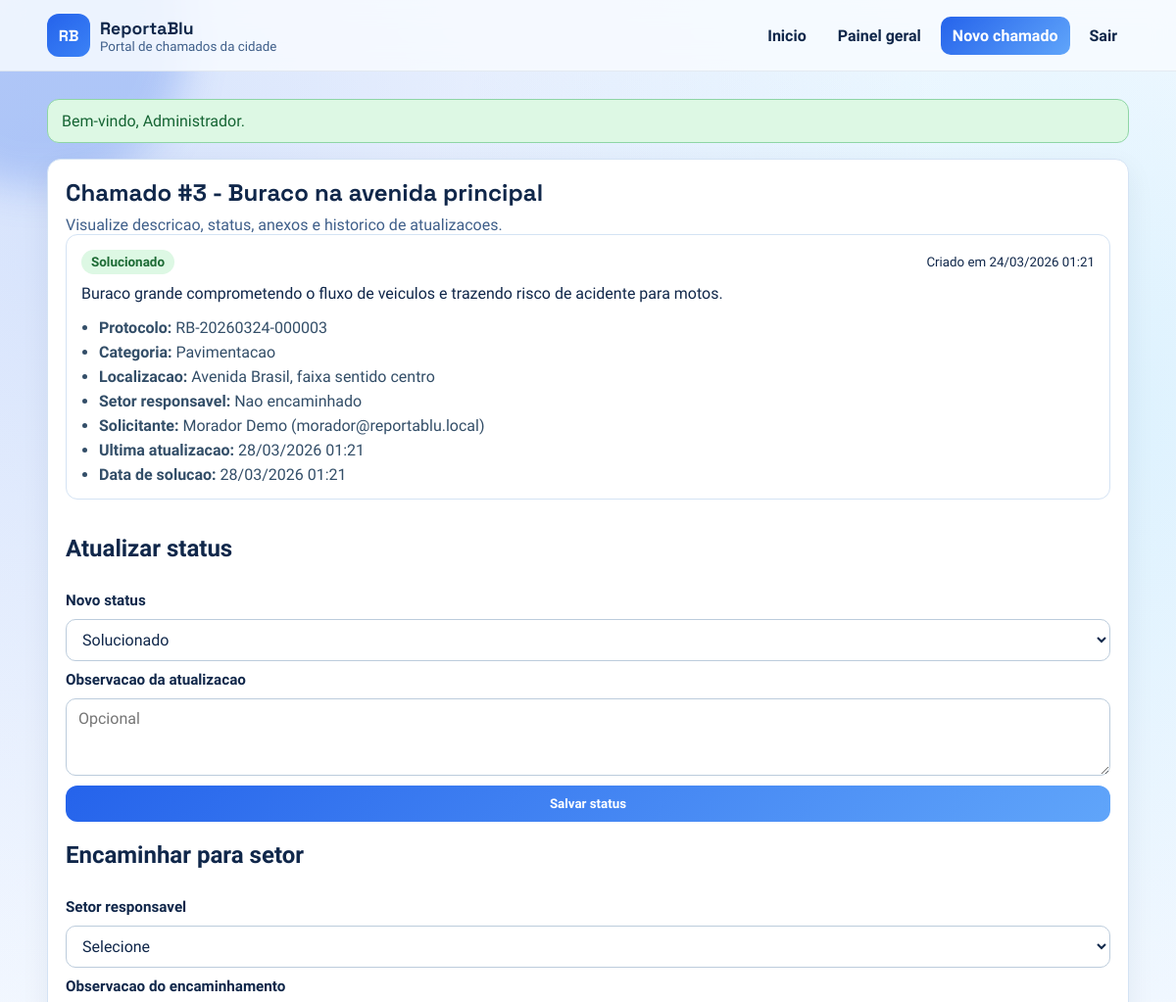
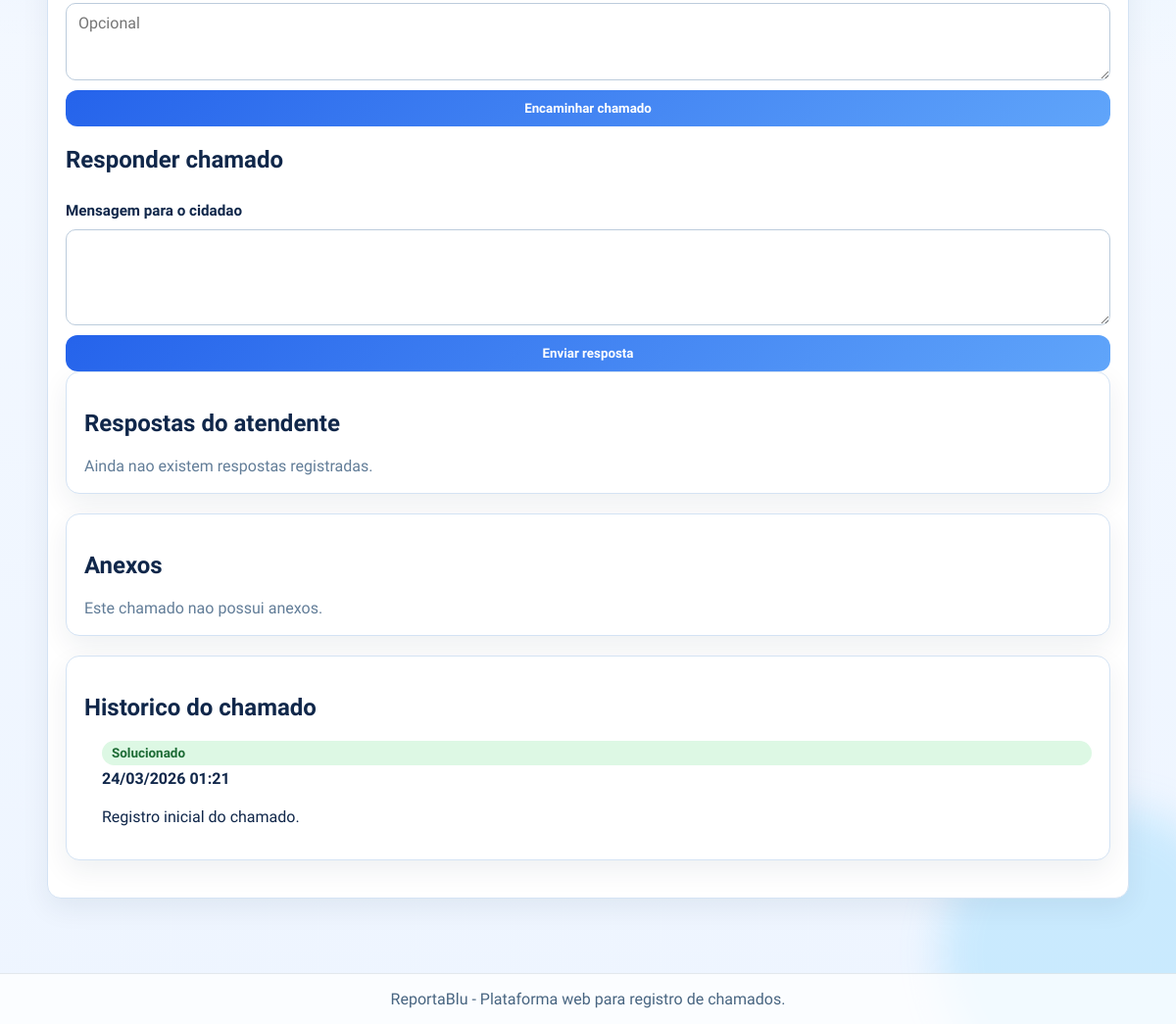
Screenshot of /ticket_detail.php?id=3 (signed in) with the database file from the repository (2 pictures, top to bottom).
### tables this page shows
CREATE TABLE IF NOT EXISTS tickets (
    id INT UNSIGNED AUTO_INCREMENT PRIMARY KEY,
    user_id INT UNSIGNED NOT NULL,
    category_id INT UNSIGNED NOT NULL,
    titulo VARCHAR(180) NOT NULL,
    descricao TEXT NOT NULL,
    localizacao VARCHAR(255) NOT NULL,
    status ENUM('aberto', 'em_andamento', 'solucionado', 'fechado') NOT NULL DEFAULT 'aberto',
    created_at TIMESTAMP NOT NULL DEFAULT CURRENT_TIMESTAMP,
    updated_at TIMESTAMP NOT NULL DEFAULT CURRENT_TIMESTAMP ON UPDATE CURRENT_TIMESTAMP,
    resolved_at DATETIME NULL,
    CONSTRAINT fk_tickets_user FOREIGN KEY (user_id) REFERENCES users(id) ON DELETE CASCADE,
    CONSTRAINT fk_tickets_category FOREIGN KEY (category_id) REFERENCES categories(id) ON DELETE RESTRICT,
    INDEX idx_tickets_status (status),
    INDEX idx_tickets_created_at (created_at)
);

CREATE TABLE IF NOT EXISTS ticket_protocols (
    id INT UNSIGNED AUTO_INCREMENT PRIMARY KEY,
    ticket_id INT UNSIGNED NOT NULL,
    protocol_code VARCHAR(40) NOT NULL UNIQUE,
    created_at TIMESTAMP NOT NULL DEFAULT CURRENT_TIMESTAMP,
    CONSTRAINT fk_ticket_protocols_ticket FOREIGN KEY (ticket_id) REFERENCES tickets(id) ON DELETE CASCADE,
    UNIQUE KEY uq_ticket_protocols_ticket (ticket_id)
);

CREATE TABLE IF NOT EXISTS categories (
    id INT UNSIGNED AUTO_INCREMENT PRIMARY KEY,
    nome VARCHAR(100) NOT NULL UNIQUE,
    created_at TIMESTAMP NOT NULL DEFAULT CURRENT_TIMESTAMP
);

CREATE TABLE IF NOT EXISTS users (
    id INT UNSIGNED AUTO_INCREMENT PRIMARY KEY,
    nome VARCHAR(120) NOT NULL,
    email VARCHAR(160) NOT NULL UNIQUE,
    password_hash VARCHAR(255) NOT NULL,
    role ENUM('morador', 'admin') NOT NULL DEFAULT 'morador',
    created_at TIMESTAMP NOT NULL DEFAULT CURRENT_TIMESTAMP
);

CREATE TABLE IF NOT EXISTS ticket_status_history (
    id INT UNSIGNED AUTO_INCREMENT PRIMARY KEY,
    ticket_id INT UNSIGNED NOT NULL,
    status ENUM('aberto', 'em_andamento', 'solucionado', 'fechado') NOT NULL,
    note VARCHAR(255) NULL,
    created_at TIMESTAMP NOT NULL DEFAULT CURRENT_TIMESTAMP,
    CONSTRAINT fk_ticket_status_history_ticket FOREIGN KEY (ticket_id) REFERENCES tickets(id) ON DELETE CASCADE,
    INDEX idx_ticket_status_history_ticket (ticket_id),
    INDEX idx_ticket_status_history_created (created_at)
);

### ticket_detail.php (the view, shortened to what the rows shown need)
<?php
require_once __DIR__ . '/includes/layout.php';
$ticketFacade = \ReportaBlu\Application\AppFactory::ticketFacade(db(), __DIR__);
$ticketId = (int) ($_GET['id'] ?? 0);
$detailData = $ticketFacade->ticketDetail($ticketId, currentUserId(), isAdmin());
$ticket = $detailData['ticket'];
$historyItems = $detailData['history'];
$assignment = $detailData['assignment'];
?>
<section class="panel">
    <div class="section-head">
        <h1>Chamado #<?= (int) $ticket['id'] ?> - <?= h((string) $ticket['titulo']) ?></h1>
        <p>Visualize descricao, status, anexos e historico de atualizacoes.</p>
    </div>
    <div class="ticket-card detail-card">
        <div class="card-top">
            <span class="status-badge <?= h(statusClass((string) $ticket['status'])) ?>">
                <?= h(statusLabel((string) $ticket['status'])) ?>
            </span>
            <small>Criado em <?= formatDateTime((string) $ticket['created_at']) ?></small>
        </div>
        <p><?= nl2br(h((string) $ticket['descricao'])) ?></p>
        <ul class="meta-list">
            <li><strong>Protocolo:</strong> <?= h((string) ($ticket['protocol_code'] ?? '-')) ?></li>
            <li><strong>Categoria:</strong> <?= h((string) $ticket['categoria']) ?></li>
            <li><strong>Localizacao:</strong> <?= h((string) $ticket['localizacao']) ?></li>
            <li><strong>Setor responsavel:</strong> <?= $assignment ? h(departmentLabel((string) $assignment['department'])) : 'Nao encaminhado' ?></li>
            <li><strong>Solicitante:</strong> <?= h((string) $ticket['solicitante']) ?> (<?= h((string) $ticket['solicitante_email']) ?>)</li>
            <li><strong>Ultima atualizacao:</strong> <?= formatDateTime((string) $ticket['updated_at']) ?></li>
            <li><strong>Data de solucao:</strong> <?= formatDateTime((string) $ticket['resolved_at']) ?></li>
        </ul>
    </div>
    <?php if (isAdmin()): ?>
        <form class="form-grid status-form" method="post" action="ticket_detail.php?id=<?= (int) $ticket['id'] ?>" data-status-form>
            <h2>Atualizar status</h2>
        </form>
        <form class="form-grid status-form" method="post" action="ticket_detail.php?id=<?= (int) $ticket['id'] ?>">
            <h2>Encaminhar para setor</h2>
        </form>
        <form class="form-grid status-form" method="post" action="ticket_detail.php?id=<?= (int) $ticket['id'] ?>">
            <h2>Responder chamado</h2>
        </form>
    <?php endif; ?>
    <section class="panel">
        <h2>Respostas do atendente</h2>
    </section>
    <section class="panel">
        <h2>Anexos</h2>
    </section>
    <section class="panel">
        <h2>Historico do chamado</h2>
        <?php if (count($historyItems) > 0): ?>
            <ul class="history-list">
                <?php foreach ($historyItems as $historyItem): ?>
                    <li>
                        <span class="status-badge <?= h(statusClass((string) $historyItem['status'])) ?>">
                            <?= h(statusLabel((string) $historyItem['status'])) ?>
                        </span>
                        <strong><?= formatDateTime((string) $historyItem['created_at']) ?></strong>
                        <p><?= h((string) $historyItem['note']) ?></p>
                    </li>
                <?php endforeach; ?>
            </ul>
        <?php endif; ?>
    </section>
</section>

### rows the page displays
tickets: id "3", titulo "Buraco na avenida principal", status "Solucionado", created_at "24/03/2026 01:21", descricao "Buraco grande comprometendo o fluxo de veiculos e trazendo risco de acidente para motos.", ticket_protocols.protocol_code "RB-20260324-000003", category.nome "Pavimentacao", localizacao "Avenida Brasil, faixa sentido centro", user.nome "Morador Demo", user.email "morador@reportablu.local", updated_at "28/03/2026 01:21", resolved_at "28/03/2026 01:21"
ticket_status_history: status "Solucionado", created_at "24/03/2026 01:21", note "Registro inicial do chamado."

### other values shown
$appName "ReportaBlu"
$flash['message'] "Bem-vindo, Administrador."
form field status "Solucionado"
